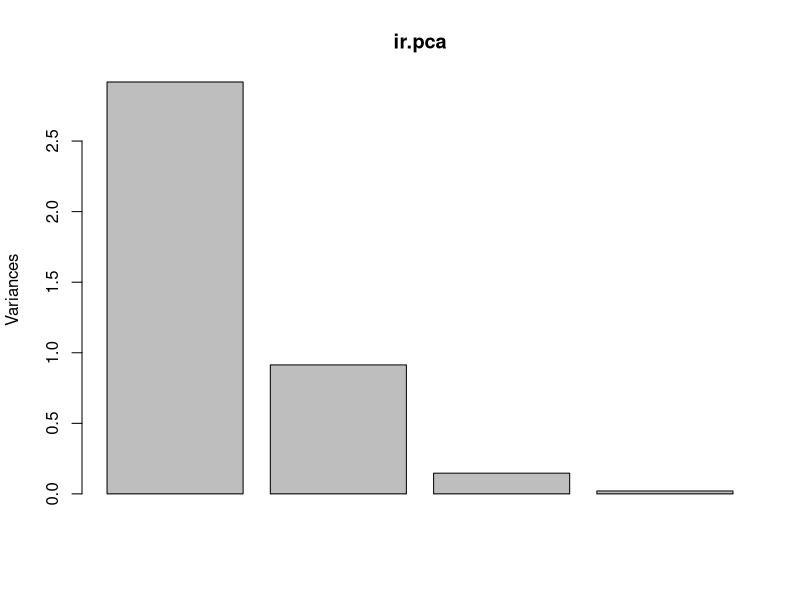
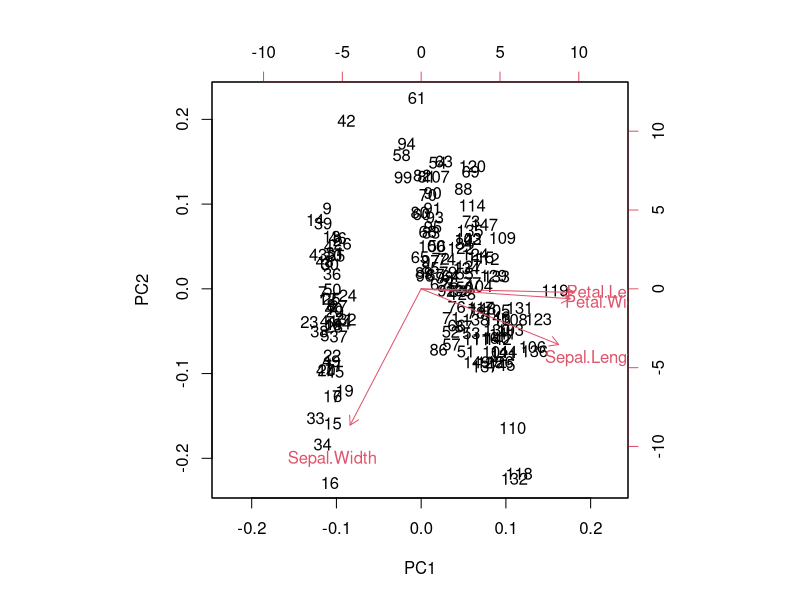

R code for these plots, in order:
## ---- chunk 1
ir.pca <- prcomp(iris[-5], scale=T)
# prcomp(iris.standardized, scale=T)
# prcomp(iris.standardized)
# princomp(iris.standardized, cor=T)
print(ir.pca)
## ---- chunk 2
summary(ir.pca)
## ---- chunk 3
plot(ir.pca)
biplot(ir.pca)
## ---- chunk 4
ir.pca$rotation
